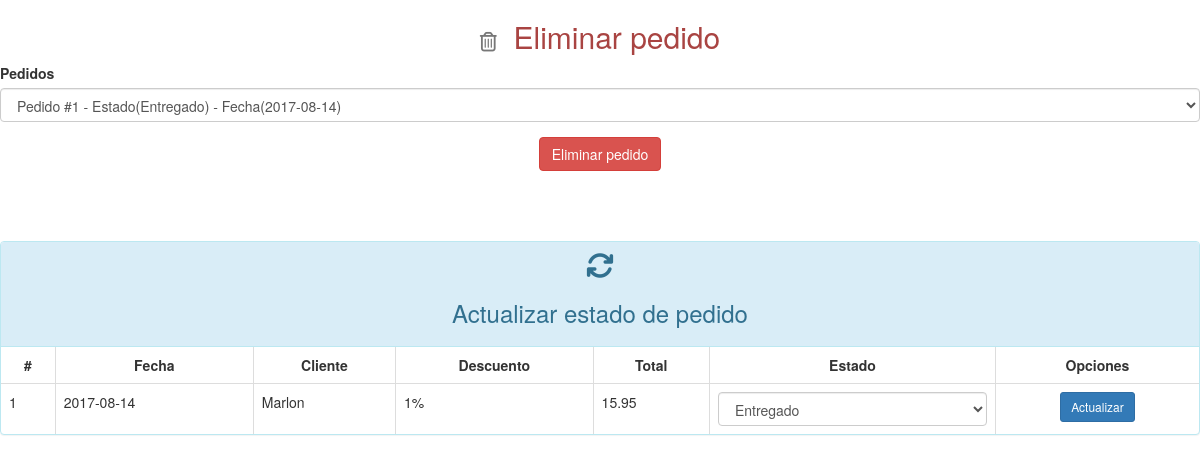
Page /Pedidos.php (signed in) on the committed database.
### tables this page shows
CREATE TABLE `facturas` (
  `NumPedido` int(11) NOT NULL,
  `nombre` varchar(20) DEFAULT NULL,
  `apellido` varchar(20) DEFAULT NULL,
  `direccion` varchar(100) DEFAULT NULL,
  `formaDePago` varchar(20) DEFAULT NULL,
  `Fecha` varchar(100) DEFAULT NULL,
  `Descuento` int(20) DEFAULT NULL,
  `totalPagar` decimal(10,2) DEFAULT NULL,
  `codigoPlatillo` int(11) DEFAULT NULL,
  `codigoCliente` int(11) DEFAULT NULL,
  `codigoTarjeta` int(11) DEFAULT NULL,
  `Estado` varchar(150) NOT NULL
);

CREATE TABLE `clientes` (
  `codigoCliente` int(11) NOT NULL,
  `nombre` varchar(20) NOT NULL,
  `apellido` varchar(20) NOT NULL,
  `email` varchar(50) NOT NULL,
  `password` varchar(100) NOT NULL,
  `direccion` varchar(50) DEFAULT NULL,
  `telefono` varchar(20) DEFAULT NULL
);

### Pedidos.php (the view, shortened to what this page needs)
<!DOCTYPE html>
<html>
<head>
          <link rel="stylesheet" href="https://maxcdn.bootstrapcdn.com/bootstrap/3.3.7/css/bootstrap.min.css">
  <link rel="stylesheet" href=" http://fontawesome.io/assets/font-awesome/css/font-awesome.css">
                                <h2 class="text-danger text-center"><small><i class="fa fa-trash-o"></i></small>&nbsp;&nbsp;Eliminar pedido</h2>
                                <form action="delPedido.php" method="post" role="form">
                                    <div class="form-group">
                                        <label>Pedidos</label>
                                        <select class="form-control" name="num-pedido">
                                            <?php
                                                $pedidoC="select * from facturas";
                                                $rec=mysql_query($pedidoC);
                                                while($pedidoD=mysql_fetch_array($rec)){
                                                    echo '<option value="'.$pedidoD['NumPedido'].'">Pedido #'.$pedidoD['NumPedido'].' - Estado('.$pedidoD['Estado'].') - Fecha('.$pedidoD['Fecha'].')</option>';
                                                }
                                            ?>
                                        </select>
                                    </div>
                                    <p class="text-center"><button type="submit" class="btn btn-danger">Eliminar pedido</button></p>
                                    <br>
                                </form>
                            <br><br>
                             <div class="panel panel-info">
                               <div class="panel-heading text-center"><i class="fa fa-refresh fa-2x"></i><h3>Actualizar estado de pedido</h3></div>
                              <div class="table-responsive">
                                  <table class="table table-bordered">
                                      <thead class="">
                                          <tr>
                                              <th class="text-center">#</th>
                                              <th class="text-center">Fecha</th>
                                              <th class="text-center">Cliente</th>
                                              <th class="text-center">Descuento</th>
                                              <th class="text-center">Total</th>
                                              <th class="text-center">Estado</th>
                                              <th class="text-center">Opciones</th>
                                          </tr>
                                      </thead>
                                      <tbody>
                                          <?php
                                            $pedidoU="select * from facturas";
                                            $rec=mysql_query($pedidoU);
                                            while($peU=mysql_fetch_array($rec)){
                                                echo '
                                                    <div id="update-pedido">
                                                      <form method="post" action="updatePedido.php">
                                                        <tr>
                                                            <td>'.$peU['NumPedido'].'<input type="hidden" name="num-pedido" value="'.$peU['NumPedido'].'"></td>
                                                            <td>'.$peU['Fecha'].'</td>
                                                            <td>';
                                                                $conUs="select * from clientes where codigoCliente='".$peU['codigoCliente']."'";
                                                                $rec=mysql_query($conUs);
                                                                while($UsP=mysql_fetch_array($rec)){
                                                                    echo $UsP['nombre'];
                                                                }
                                                    echo   '</td>
                                                            <td>'.$peU['Descuento'].'%</td>
                                                            <td>'.$peU['totalPagar'].'</td>
                                                            <td>
                                                                <select class="form-control" name="pedido-status">';
                                                                    if($peU['Estado']=="Entregado"){
                                                                       echo '<option value="Entregado">Entregado</option>';
                                                                    }
                                                    echo        '</select>
                                                            </td>
                                                            <td class="text-center">
                                                                <button type="submit" class="btn btn-sm btn-primary button-UPPE">Actualizar</button>
                                                                <div  style="width: 100%; margin:0px; padding:0px;"></div>
                                                            </td>
                                                        </tr>
                                                      </form>
                                                    </div>
                                                    ';}
                                          ?>
                                      </tbody>
                                  </table>
                              </div>
                            </div>

### rows in the picture
facturas: NumPedido "1", Fecha "2017-08-14", Descuento "1", totalPagar "15.95", pedido-status "Entregado"
clientes: nombre "Marlon"
